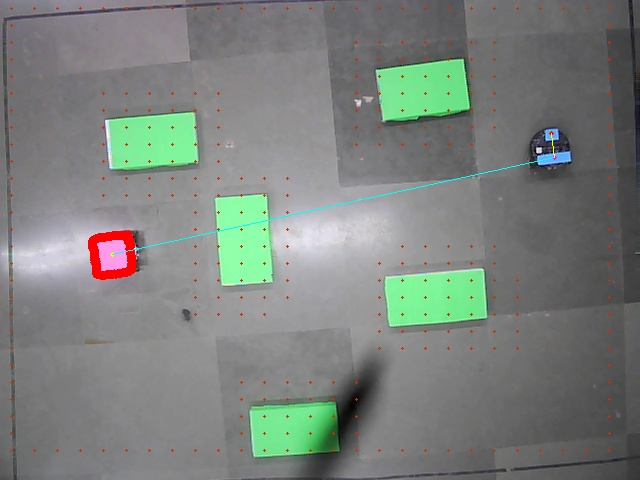
#> input picture Photos of setup for Image Processing Arena/Case2/between_slave_markers.jpeg, 640 x 480 px, given in place of the camera
$ python hsv_threshold_set.py
#> lines starting #> are read from the running program, lines starting #| are printed output that depends on the picture; after the words box and inside, x2 and y2 are one past the last pixel; in counts of white or black regions, pixels touching at a corner belong together
import numpy as np
import cv2

# Initialize camera

############################################
cap=cv2.VideoCapture(1)

def nothing(x):
    pass

# Creating a window for later use
cv2.namedWindow('Hsv_Color')

# Starting with 100's to prevent error while masking
Lh,Ls,Lv = [0, 0, 0]
Uh,Us,Uv = [120, 120, 120]

# Creating track bar
cv2.createTrackbar('Lh', 'Hsv_Color', Lh, 179, nothing)
cv2.createTrackbar('Ls', 'Hsv_Color', Ls, 255, nothing)
cv2.createTrackbar('Lv', 'Hsv_Color', Lv, 255, nothing)
cv2.createTrackbar('Uh', 'Hsv_Color', Uh, 179, nothing)
cv2.createTrackbar('Us', 'Hsv_Color', Us, 255, nothing)
cv2.createTrackbar('Uv', 'Hsv_Color', Uv, 255, nothing)

while(1):
    # Read the image
    ret,img=cap.read()
#> img is the input picture: shape (480, 640, 3); mean B, G, R 124.6, 129.6, 123.3
    hsv = cv2.cvtColor(img, cv2.COLOR_BGR2HSV)
#> hsv: shape (480, 640, 3); mean H, S, V 68.4, 18.8, 133.5

    # get info from track bar and appy to result
    Lh = cv2.getTrackbarPos('Lh', 'Hsv_Color')
    Ls = cv2.getTrackbarPos('Ls', 'Hsv_Color')
    Lv = cv2.getTrackbarPos('Lv', 'Hsv_Color')
    Uh = cv2.getTrackbarPos('Uh', 'Hsv_Color')
    Us = cv2.getTrackbarPos('Us', 'Hsv_Color')
    Uv = cv2.getTrackbarPos('Uv', 'Hsv_Color')

    # Normal masking algorithm
    lower = np.array([Lh, Ls, Lv])
    upper = np.array([Uh, Us, Uv])

    mask = cv2.inRange(hsv, lower, upper)
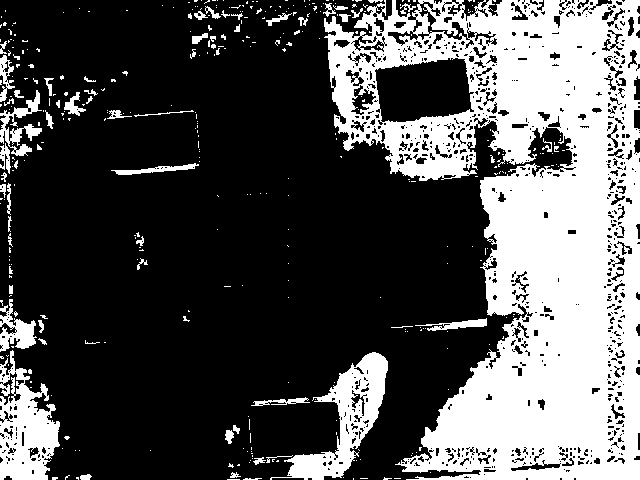
#> mask: shape (480, 640); 32.5% white; 380 white regions (316 under 20 px), largest, box (x1, y1, x2, y2) and area: (324, 0, 640, 480) 83321, (270, 352, 388, 480) 4770, (0, 350, 60, 480) 4498
    cv2.imshow('mask',mask)
    res = cv2.bitwise_and(img, img, mask= mask)
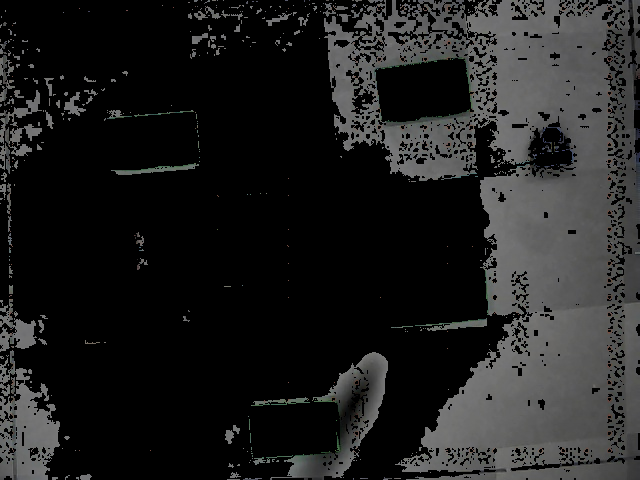
#> res: shape (480, 640, 3); mean B, G, R 31.3, 31.5, 31.3
    # cv2.imshow('res',res)

    if cv2.waitKey(100)==27:
#> (key Esc is pressed here)
        break

############################################
## Close and exit
cv2.waitKey(0)
cv2.destroyAllWindows()
